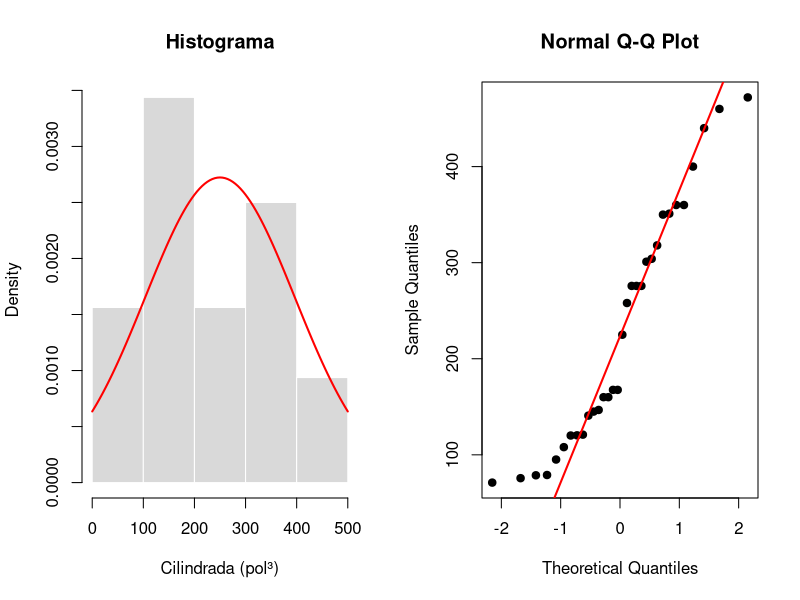

This figure's R source:
# Anderson–Darling para normalidade: exemplo completo ----
# Pacote: nortest. Instale uma única vez: install.packages("nortest")
library(nortest)

# 1. Dados
x <- mtcars$disp                    # cilindrada (pol³)
n <- length(x)

# 2. Diagnóstico gráfico
par(mfrow = c(1, 2))
hist(x, breaks = "FD", freq = FALSE, col = "gray85", border = "white",
     main = "Histograma", xlab = "Cilindrada (pol³)")
curve(dnorm(x, mean(x), sd(x)), add = TRUE, col = "red", lwd = 2)
qqnorm(x, pch = 19); qqline(x, col = "red", lwd = 2)
par(mfrow = c(1, 1))

# 3. Teste de Anderson–Darling
resultado <- ad.test(x)
print(resultado)

# 4. Cálculo manual de A^2 e da correção A* (para conferência)
xs <- sort(x); p <- pnorm((xs - mean(xs)) / sd(xs)); i <- 1:n
A2    <- -n - mean((2 * i - 1) * (log(p) + log(1 - rev(p))))
Astar <- A2 * (1 + 0.75 / n + 2.25 / n^2)
c(A2 = A2, A_corrigida = Astar)

# 5. Comparação com outros testes e com os dados transformados
shapiro.test(x)
ad.test(log(x))
ad.test(mtcars$mpg)
